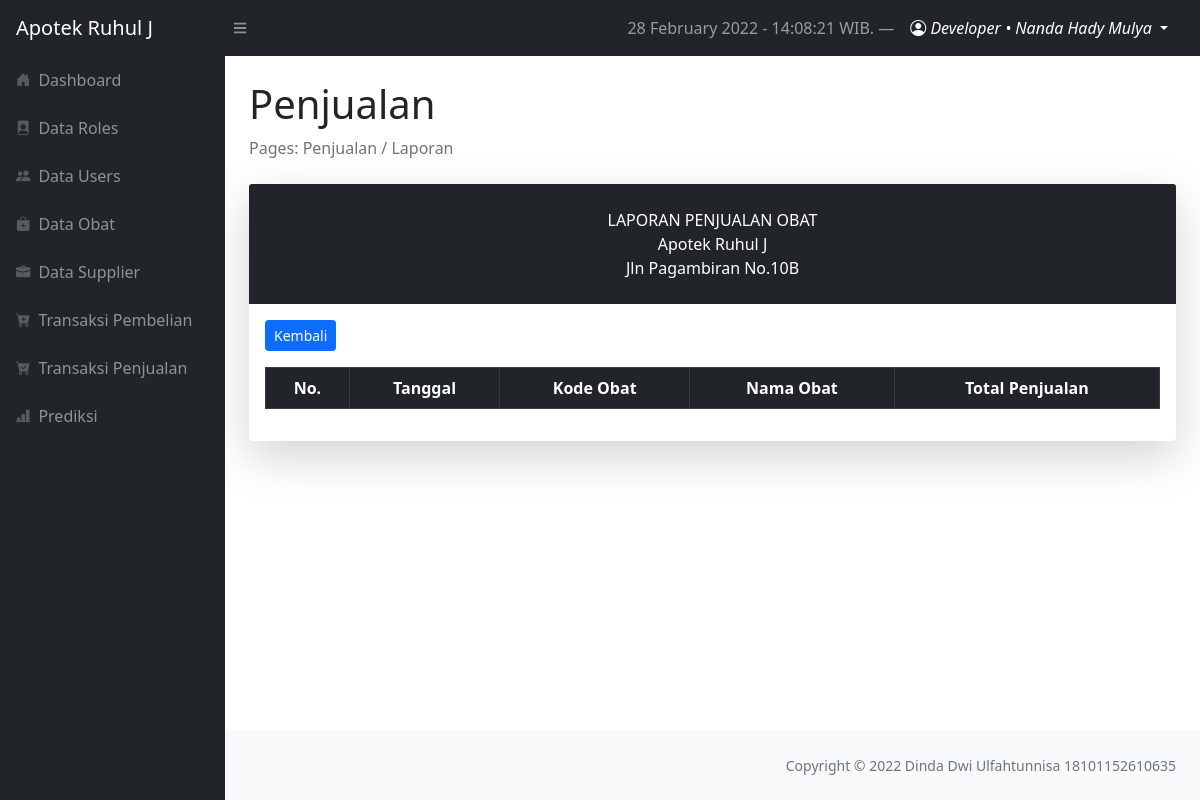
Page /layouts/dashboard/index.php?page=penjualan/laporan (signed in) on the earlier database version.
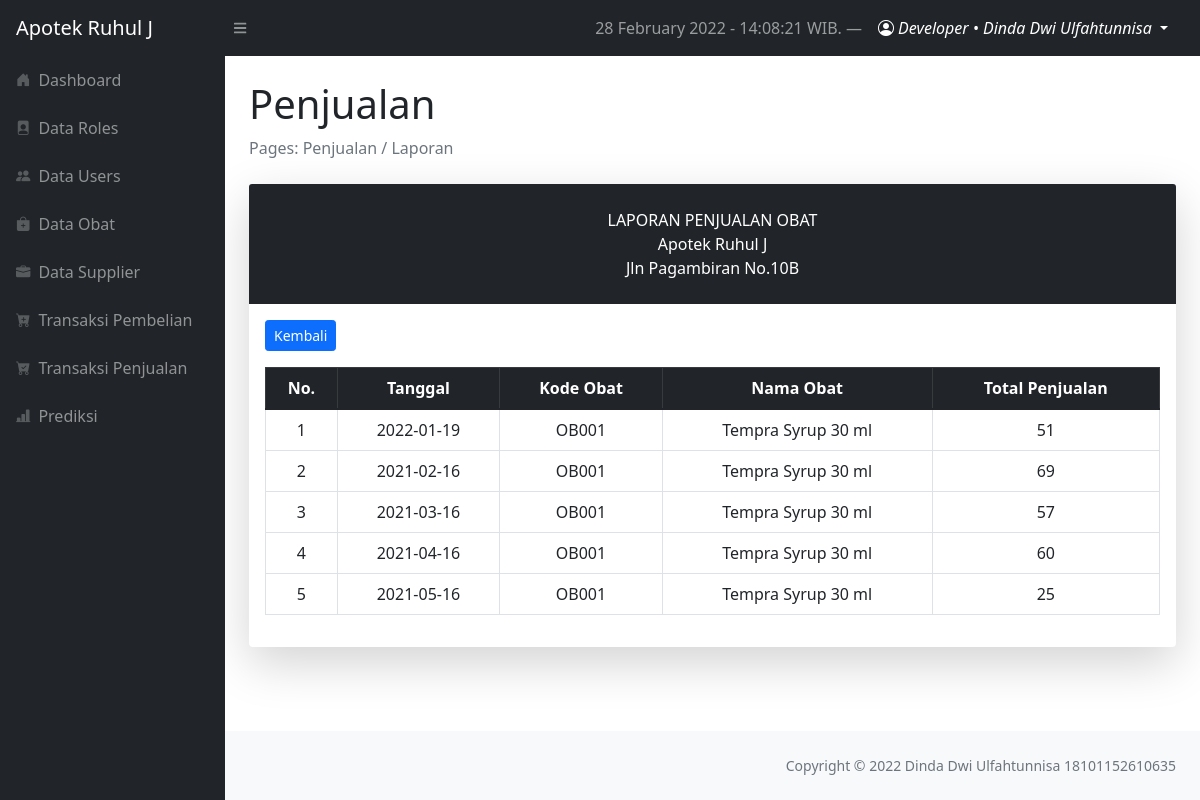
Same page on the later database version.
### tables this page shows
CREATE TABLE `tbl_penjualan` (
  `penjualan_id` int(11) NOT NULL,
  `kode_penjualan` varchar(10) NOT NULL,
  `obat_id` int(11) NOT NULL,
  `bulan` int(11) NOT NULL,
  `tahun` year(4) NOT NULL,
  `tgl_penjualan` date NOT NULL,
  `jumlah` int(11) NOT NULL
);

CREATE TABLE `tbl_obat` (
  `obat_id` int(11) NOT NULL,
  `kode_obat` varchar(10) NOT NULL,
  `nama_obat` varchar(50) NOT NULL,
  `kedaluwarsa` date NOT NULL,
  `harga_beli` int(11) NOT NULL,
  `harga_jual` int(11) NOT NULL,
  `satuan_obat` varchar(10) NOT NULL,
  `stok` int(11) NOT NULL,
  `supplier_id` int(11) NOT NULL
);

### config/functionDate.php (called while the page is built, shortened)
<?php
$timenow = date("j F Y - H:i:s");

### config/config.php (called while the page is built, shortened)
<?php
$localhost  = "localhost";
$username   = "root";
$password   = "root";
$db         = "forecasting_apotek";
$conn = mysqli_connect($localhost, $username, $password, $db);
function query($query)
{
    global $conn;
    $result = mysqli_query($conn, $query);
    while ($row = mysqli_fetch_assoc($result)) {
        $rows[] = $row;
    }
    return $rows;
}

### layouts/dashboard/penjualan/laporan.php (the view, shortened to what this page needs)
<?php
require '../../config/config.php';
$penjualans = query("SELECT * FROM tbl_penjualan INNER JOIN tbL_obat ON tbl_penjualan.obat_id = tbl_obat.obat_id");
$no = 1;
?>
<main>
    <div class="container-fluid px-4">
        <h1 class="mt-4">Penjualan</h1>
        <ol class="breadcrumb mb-4">
            <li class="breadcrumb-item active">Pages: Penjualan / Laporan</li>
        </ol>
        <div class="card shadow-lg border-0 mb-4">
            <div class="card-header border-0 text-center p-4 bg-dark text-white">
                LAPORAN PENJUALAN OBAT
                <br>
                Apotek Ruhul J
                <br>
                Jln Pagambiran No.10B
            </div>
            <div class="card-body">
                <a href="?page=penjualan" class="btn btn-sm btn-primary mb-3">Kembali</a>
                <table class="table table-bordered table-hover table-responsive-sm text-center">
                    <thead class="table-dark">
                        <th scope="col">No.</th>
                        <th scope="col">Tanggal</th>
                        <th scope="col">Kode Obat</th>
                        <th scope="col">Nama Obat</th>
                        <th scope="col">Total Penjualan</th>
                    </thead>
                    <tbody>
                        <?php foreach ($penjualans as $penjualan) : ?>
                            <tr>
                                <td><?= $no++; ?></td>
                                <td><?= $penjualan['tgl_penjualan']; ?></td>
                                <td><?= $penjualan['kode_obat']; ?></td>
                                <td><?= $penjualan['nama_obat']; ?></td>
                                <td><?= $penjualan['jumlah']; ?></td>
                            </tr>
                        <?php endforeach; ?>
                    </tbody>
                </table>
            </div>
        </div>
</main>

### layouts/components/topnav.php (shortened to what this page needs)
<nav class="sb-topnav navbar navbar-expand navbar-dark bg-dark">
    <a class="navbar-brand ps-3" href="index.php?page=dashboard">Apotek Ruhul J</a>
    <button class="btn btn-link btn-sm order-1 order-lg-0 me-4 me-lg-0" id="sidebarToggle" href="#!">
        <i class="fas fa-bars"></i>
    </button>
    <div class="d-none d-md-inline-block ms-auto">
        <ul class="navbar-nav ms-md-0 me-3 me-lg-4">
            <li class="nav-item text-white">
                <a href="#" class="nav-link"><?= $timenow; ?> WIB. &mdash;</a>
            </li>
            <li class="nav-item dropdown">
                <a class="nav-link dropdown-toggle text-white" id="navbarDropdown" href="#" role="button" data-bs-toggle="dropdown" aria-expanded="false">
                    <i class="bi bi-person-circle"></i>
                    <span class="text-capitalize fst-italic">
                        <?= $_SESSION['username']; ?> &bull; <?= $_SESSION['fullname']; ?>
                    </span>
                </a>
            </li>
        </ul>
</nav>

Differences in the rows shown:
added tbl_penjualan: tgl_penjualan "2022-01-19", obat.kode_obat "OB001", obat.nama_obat "Tempra Syrup 30 ml", jumlah "51"
added tbl_penjualan: tgl_penjualan "2021-02-16", obat.kode_obat "OB001", obat.nama_obat "Tempra Syrup 30 ml", jumlah "69"
added tbl_penjualan: tgl_penjualan "2021-03-16", obat.kode_obat "OB001", obat.nama_obat "Tempra Syrup 30 ml", jumlah "57"
added tbl_penjualan: tgl_penjualan "2021-04-16", obat.kode_obat "OB001", obat.nama_obat "Tempra Syrup 30 ml", jumlah "60"
added tbl_penjualan: tgl_penjualan "2021-05-16", obat.kode_obat "OB001", obat.nama_obat "Tempra Syrup 30 ml", jumlah "25"
Other differences:
$_SESSION['fullname']: "Nanda Hady Mulya" → "Dinda Dwi Ulfahtunnisa"
